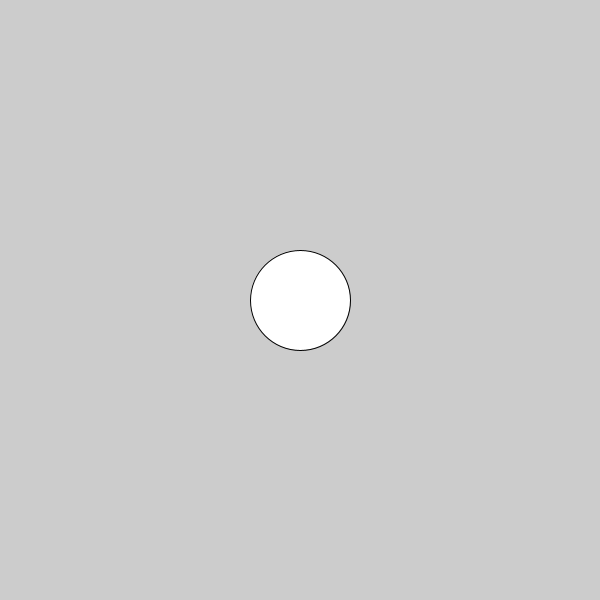
Frame 1 (no input)
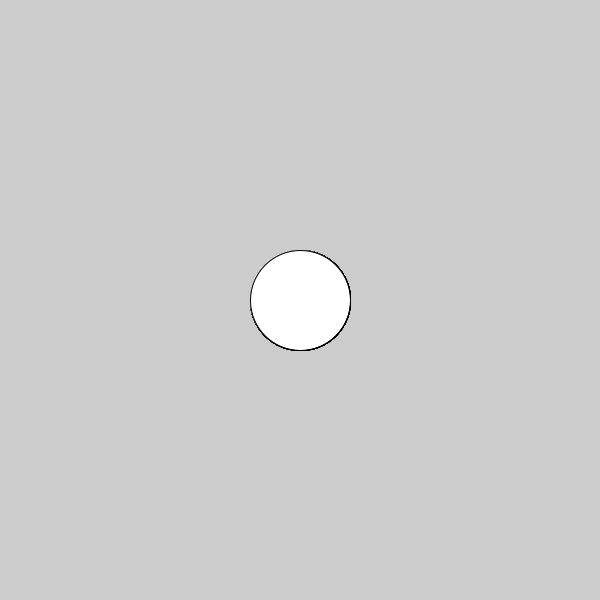
Frame 60 (the mouse pressed at the canvas centre just before this capture)
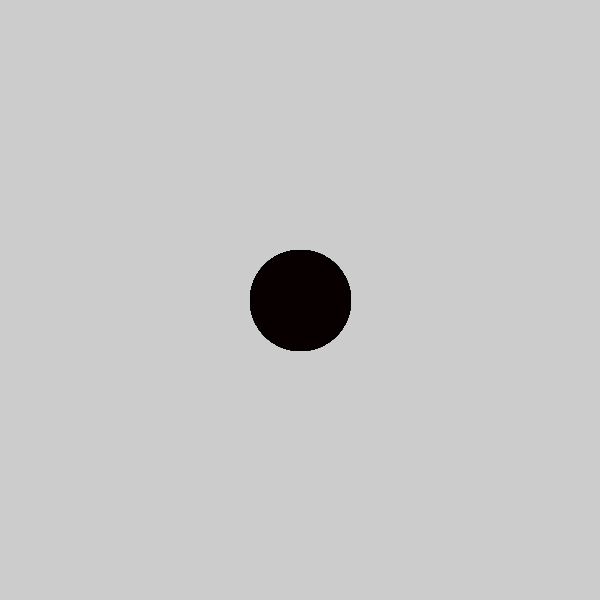
Frame 120 (the mouse held since frame 60 and released just before this capture)

The Processing sketch that drew these frames (run headless with seeded random() and noise(); from frame 60 on, the mouse is pressed at the canvas centre):

// Processing sketch: c_LogicalDot
// ── c_LogicalDot.pde

void setup() {
  
// 1. Set the size of the sketch. Make it 600 pixels square. 
  size(600,600);

}

void draw() {
  
// 2. Draw an ellipse
// Run the program to make sure it works before moving on.
ellipse(300,300,100,100);

// 3. Change the color of the ellipse when the mouse is pressed.
//    Use the following code, but put your colors where indicated
//    Remember to use the   fill()  command to set colors.

if (mousePressed) {
 
   fill(#080000);
  
} else {
  
   fill(#FFFFFF);
  
}  
  
  
  
}
